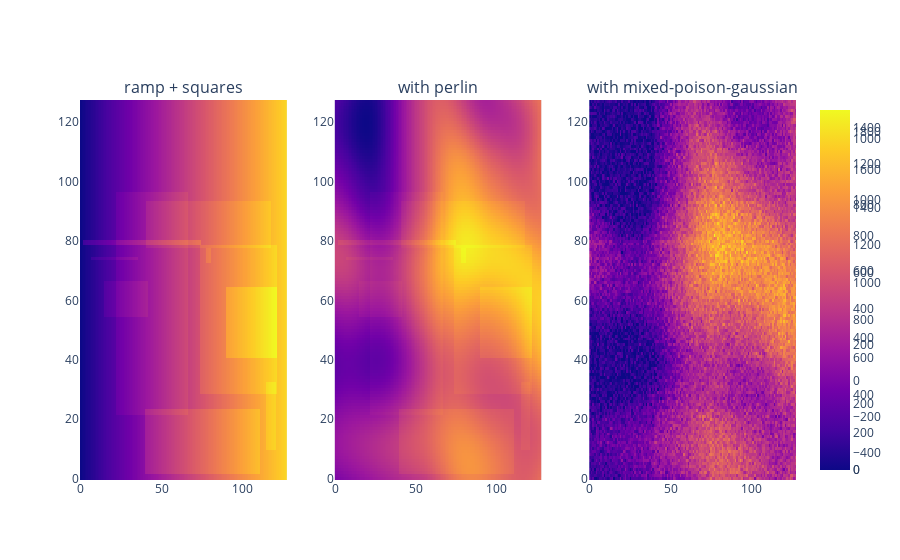

Notebook cell for this chart:
### Code cell
from nanopyx.core.transform.noise.randomNoise import addMixedGaussianPoissonNoise, addMixedGaussianPoissonNoise2, addPerlinNoise

image = image_original.copy()

fig = make_subplots(
    rows=1, cols=3, 
    subplot_titles=('ramp + squares', 'with perlin', 'with mixed-poison-gaussian'))
fig.add_trace(go.Heatmap(z=image), 1, 1)

addPerlinNoise(image, amp=1000, f=50)
fig.add_trace(go.Heatmap(z=image), 1, 2)

addMixedGaussianPoissonNoise(image, gaussSigma = 100, gaussMean = 100)
fig.add_trace(go.Heatmap(z=image), 1, 3)

### Figure 1 — Plotly figure (JSON) as saved in the notebook; plotly's stock layout.template omitted (floating-point values rounded to 4 significant figures; data arrays with more than 128 entries replaced by an {"elided": "..."} marker saying what was removed)
{"data": [{"type": "heatmap", "xaxis": "x", "yaxis": "y", "z": {"elided": "128x128 float values"}}, {"type": "heatmap", "xaxis": "x2", "yaxis": "y2", "z": {"elided": "128x128 float values"}}, {"type": "heatmap", "xaxis": "x3", "yaxis": "y3", "z": {"elided": "128x128 float values"}}], "layout": {"annotations": [{"font": {"size": 16}, "showarrow": false, "text": "ramp + squares", "x": 0.1444, "xanchor": "center", "xref": "paper", "y": 1, "yanchor": "bottom", "yref": "paper"}, {"font": {"size": 16}, "showarrow": false, "text": "with perlin", "x": 0.5, "xanchor": "center", "xref": "paper", "y": 1, "yanchor": "bottom", "yref": "paper"}, {"font": {"size": 16}, "showarrow": false, "text": "with mixed-poison-gaussian", "x": 0.8556, "xanchor": "center", "xref": "paper", "y": 1, "yanchor": "bottom", "yref": "paper"}], "xaxis": {"anchor": "y", "domain": [0, 0.2889]}, "xaxis2": {"anchor": "y2", "domain": [0.3556, 0.6444]}, "xaxis3": {"anchor": "y3", "domain": [0.7111, 1]}, "yaxis": {"anchor": "x", "domain": [0, 1]}, "yaxis2": {"anchor": "x2", "domain": [0, 1]}, "yaxis3": {"anchor": "x3", "domain": [0, 1]}}}
